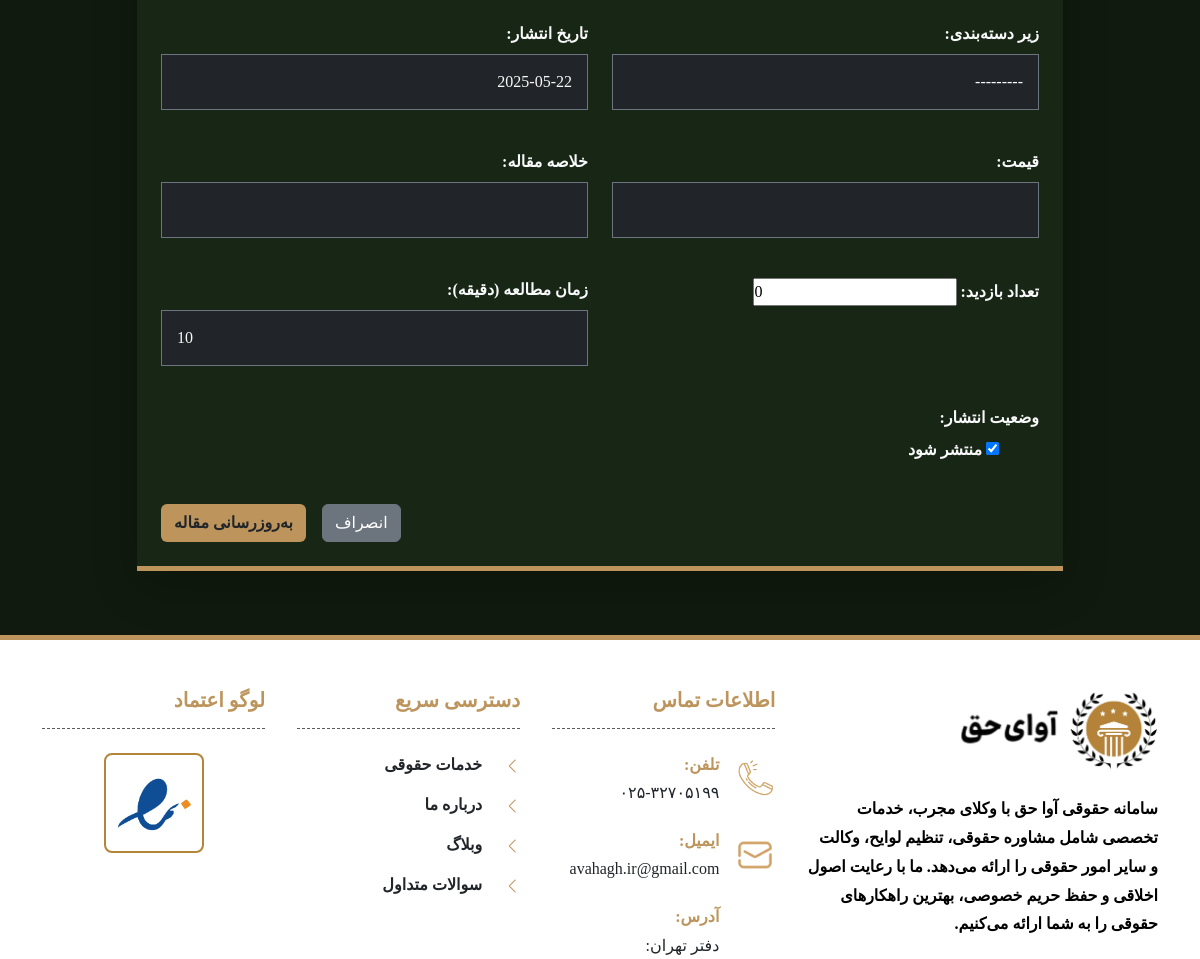
Before: /edit-blog/18/ (signed in, middle part) with the older database file.
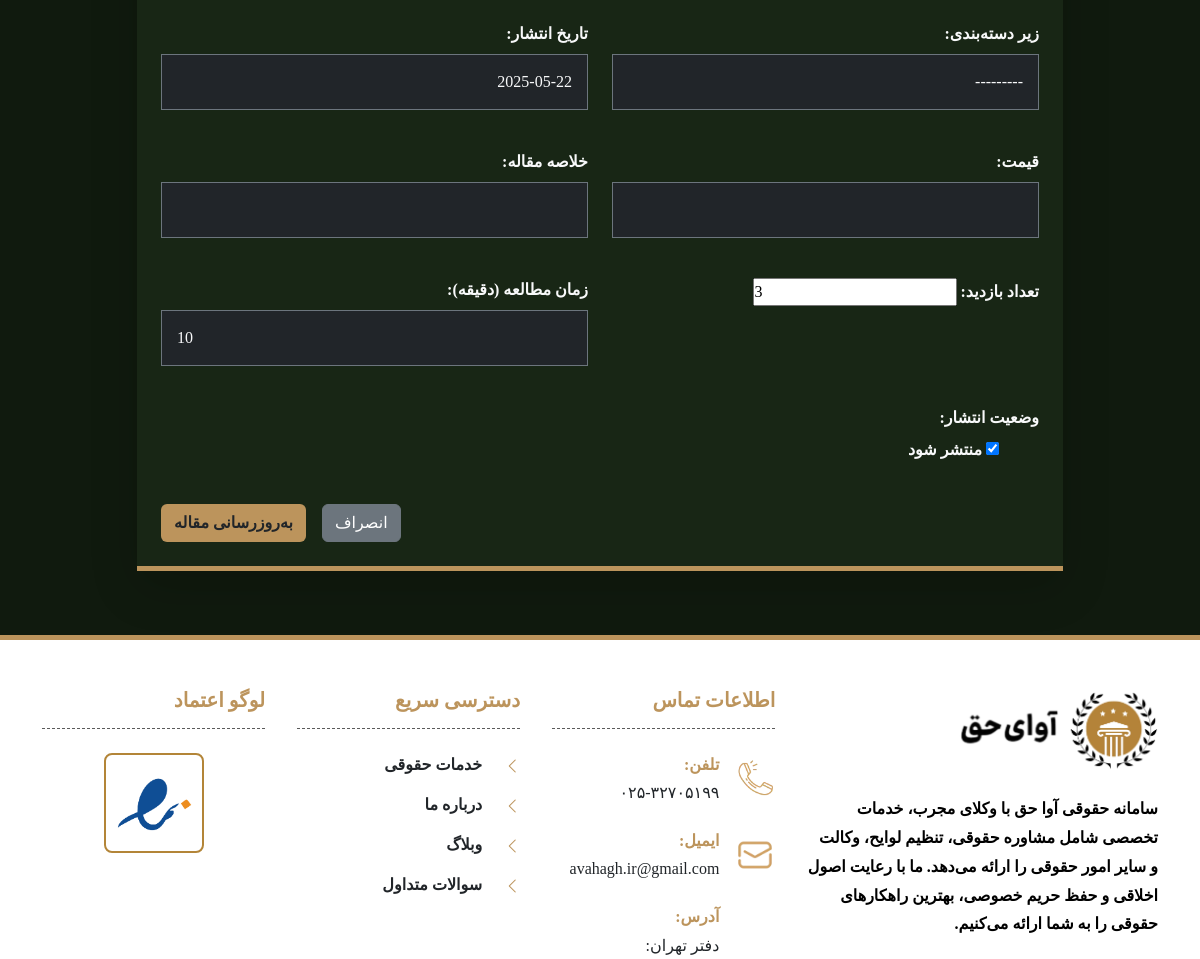
After: the same page with the newer database file.
### blog/models.py (models this page shows, shortened)
class Post(models.Model):
    title = models.CharField(max_length=200)
    content = RichTextField()
    image = models.ImageField(upload_to="blog/posts")
    category = models.CharField(max_length=50, choices=Category.choices)
    subcategory = models.CharField(max_length=50, choices=SubCategory.choices, blank=True, null=True)
    slug = models.CharField(max_length=255, unique=True)
    author = models.ForeignKey(Client, on_delete=models.CASCADE)
    published_date = models.DateField(default=now)
    is_published = models.BooleanField(default=False)
    price = models.CharField(max_length=100, null=True, blank=True)
    summery = models.CharField(max_length=150, null=True, blank=True)
    view = models.IntegerField(default=0)
    time_to_read = models.IntegerField(default=10)

### blog/views.py (the view, shortened to what this page needs)
# urls.py: path('edit-blog/<int:id>/', PostEdit.as_view(), name='PostEdit'),
class PostEdit(View):
    def get(self, request, id):
        if request.user.is_staff:
            post = get_object_or_404(Post, id=id)
            form = PostForm(instance=post)
            return render(request, 'blog/post_form.html', {'form': form, 'post': post})
        else:
            return redirect('users:login')

### blog/form.py
class PostForm(forms.ModelForm):
    class Meta:
        model = Post
        fields = ['title', 'content', 'category', 'subcategory', 'is_published', 'image', 'summery',
                  'published_date', 'author', 'price', 'view', 'time_to_read']

### blog/templates/blog/post_form.html (shortened to what this page needs)
{% extends 'base.html' %}
{% load static %}
{% block content %}
<div class="container py-5">
    <div class="row justify-content-center">
        <div class="col-lg-10">
            <div class="card shadow-lg border-0">
                <div class="card-body p-4 bg-blog text-light">
                    <form method="post" {% if post %}action="{% url 'blog:PostEdit' post.id %}" {% else
                        %}action="{% url 'blog:create-blog' %}" {% endif %} enctype="multipart/form-data"
                        class="form-rtl">
                        <div class="row mb-4">
                            <div class="col-md-6 mb-3">
                                <label for="{{ form.subcategory.id_for_label }}" class="form-label fw-bold">زیر
                                    دسته‌بندی:</label>
                                {{ form.subcategory }}
                            </div>
                            <div class="col-md-6 mb-3">
                                <label for="{{ form.published_date.id_for_label }}" class="form-label fw-bold">تاریخ
                                    انتشار:</label>
                                {{ form.published_date }}
                            </div>
                        </div>
                        <div class="row mb-4">
                            <div class="col-md-6 mb-3">
                                <label for="{{ form.price.id_for_label }}" class="form-label fw-bold">قیمت:</label>
                                {{ form.price }}
                            </div>
                            <div class="col-md-6 mb-3">
                                <label for="{{ form.summery.id_for_label }}" class="form-label fw-bold">خلاصه
                                    مقاله:</label>
                                {{ form.summery }}
                            </div>
                        </div>
                        <div class="row mb-4">
                            <div class="col-md-6 mb-3">
                                <label for="{{ form.view.id_for_label }}" class="form-label fw-bold">تعداد
                                    بازدید:</label>
                                {{ form.view }}
                            </div>
                            <div class="col-md-6 mb-3">
                                <label for="{{ form.time_to_read.id_for_label }}" class="form-label fw-bold">زمان مطالعه
                                    (دقیقه):</label>
                                {{ form.time_to_read }}
                            </div>
                        </div>
                        <div class="row mb-3">
                            <div class="col-md-6 mb-3">
                                <label for="{{ form.is_published.id_for_label }}" class="form-label fw-bold">وضعیت
                                    انتشار:</label>
                                <div class="form-check form-switch">
                                    {{ form.is_published }}
                                    <label class="form-check-label" for="{{ form.is_published.id_for_label }}">
                                        منتشر شود
                                    </label>
                                </div>
                            </div>
                        </div>
                        <div class="d-grid gap-2 d-md-flex justify-content-md-end mt-4">
                            <a href="{% url 'blog:blog' %}" class="btn btn-secondary me-md-2">انصراف</a>
                            <button type="submit" class="btn bg-gold text-dark fw-bold">
                                {% if post %}به‌روزرسانی مقاله{% else %}ایجاد مقاله{% endif %}
                            </button>
                        </div>
                    </form>
                </div>
            </div>
        </div>
    </div>
</div>
{% endblock %}

Changed rows visible on the page:
changed Post: view "0" → "3"
